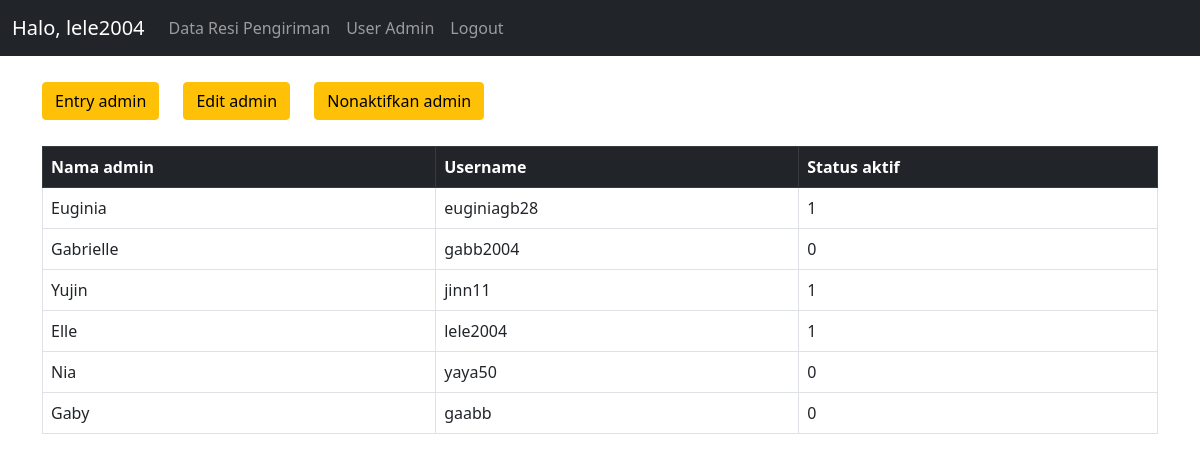
Page /userakses.php (signed in) on the committed database.
### tables this page shows
CREATE TABLE `user_admin` (
  `id` int(5) NOT NULL,
  `username` varchar(20) NOT NULL,
  `password` varchar(20) NOT NULL,
  `nama_admin` varchar(30) NOT NULL,
  `status_aktif` tinyint(1) NOT NULL
);

### userakses.php (the view, shortened to what this page needs)
<!DOCTYPE html>
<html lang="en">
<head>
    <link href="https://cdn.jsdelivr.net/npm/bootstrap@5.0.2/dist/css/bootstrap.min.css" rel="stylesheet">
    <script src="https://cdn.jsdelivr.net/npm/sweetalert2@10"></script></head>
<body>
<nav class="navbar navbar-expand-lg navbar-dark bg-dark text-white mb-3">
        <div class="container-fluid">
          <a class="navbar-brand">
    <?php
        if(isset($_SESSION['Username']))
        {
            echo 'Halo, '.$_SESSION['Username'];
        }
    ?></a>
          <div class="collapse navbar-collapse" id="navbarSupportedContent">
            <ul class="navbar-nav me-auto mb-2 mb-lg-0">
              <li class="nav-item">
                <a class="nav-link" href="adminpage.php">Data Resi Pengiriman</a>
              </li>
              <li class="nav-item">
                <a class="nav-link" href="userakses.php">User Admin</a>
              </li>
              <li class="nav-item">
                <a class="nav-link" href="logout.php?logout">Logout</a>
              </li>
          </div>
        </div>
      </nav>
<div class="container" style="margin-left: 20px">
    <button class="btn btn-warning" data-bs-toggle="modal" data-bs-target="#modalSignUp" id="signup" style="margin: 10px">Entry admin</button>
    <button class="btn btn-warning" data-bs-toggle="modal" data-bs-target="#modalEdit1" id="edit" style="margin: 10px">Edit admin</button>
    <button class="btn btn-warning" data-bs-toggle="modal" data-bs-target="#modalnonaktif" id="signup" style="margin: 10px">Nonaktifkan admin</button>
        <form action="" method="post">
                <table class="table table-bordered mt-3" style="margin: 10px">
                    <thead class="table-dark">
                        <tr>
                        <th scope="col">Nama admin</th>
                        <th scope="col">Username</th>
                        <th scope="col">Status aktif</th>
                        </tr>
                    </thead>
                    <tbody>
                        <?php
                            require_once("connection.php");
                            $sql = "SELECT * FROM user_admin";
                            $result = $con->query($sql);
                            if ($result->num_rows > 0) {
                            while($row = $result->fetch_assoc()) {
                                ?>
                                <tr>
                                    <td>
                                        <?php
                                        echo $row["nama_admin"]
                                        ?>
                                    </td>
                                    <td>
                                        <?php
                                        echo $row["username"]
                                        ?>
                                    </td>
                                    <td>
                                      <?php
                                        echo $row["status_aktif"]
                                        ?>
                                    </td>
                                </tr>
                                <?php
                                }
                            } else {
                            }
                        ?>
                    </tbody>
                </table>
            </form>
</div>
</body>
</html>

### rows in the picture
user_admin: nama_admin "Euginia", username "euginiagb28", status_aktif "1"
user_admin: nama_admin "Gabrielle", username "gabb2004", status_aktif "0"
user_admin: nama_admin "Yujin", username "jinn11", status_aktif "1"
user_admin: nama_admin "Elle", username "lele2004", status_aktif "1"
user_admin: nama_admin "Nia", username "yaya50", status_aktif "0"
user_admin: nama_admin "Gaby", username "gaabb", status_aktif "0"

### other values in the picture
$_SESSION['Username'] "lele2004"
